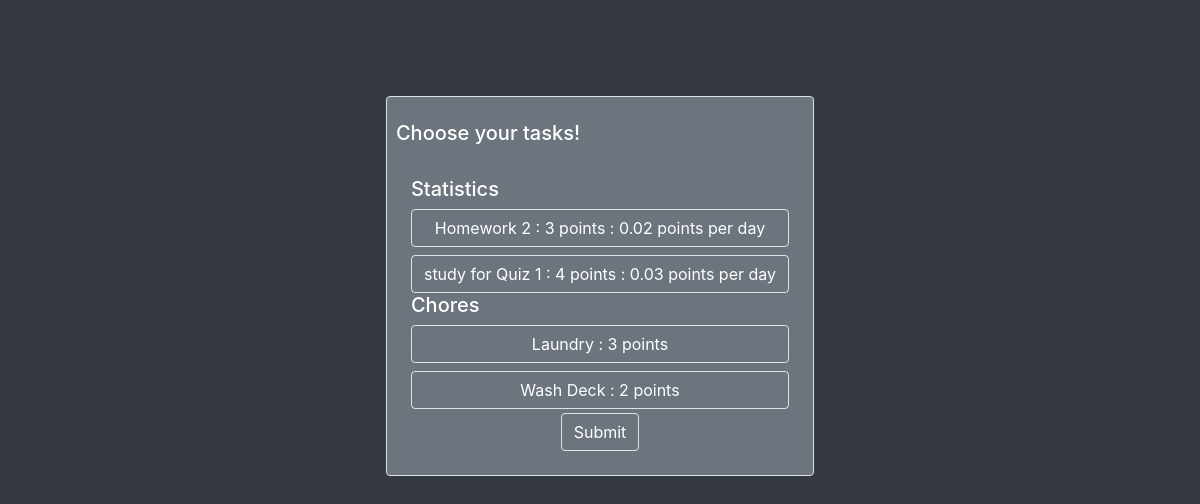
The page /boards/scrum/ (signed in) on the database its author committed.
### boards/models.py (models this page shows, shortened)
class Board(models.Model):
    name = models.CharField(max_length = 32)
    user = models.ForeignKey(User, on_delete = models.CASCADE,default = DEFAULT_BOARD_USER_ID)
    use_due_date = models.BooleanField(default = False)

class Task(models.Model):
    board = models.ForeignKey(Board, on_delete=models.CASCADE)
    name = models.CharField(max_length = 64)
    points = models.IntegerField(default = 0)
    due_date = models.DateField(blank = True, null = True)
    in_scrum = models.BooleanField(default = False)
    @property
    def ppd(self):
        if self.due_date == None:
            return None
        else:
            days_left = (date.today() - self.due_date).days
            if days_left > 0:
                return round(self.points / days_left, 2)
            else:
                return None

### boards/views.py (the view)
# urls.py: path('scrum/', views.scrum_view, name = 'scrum_view'),
@login_required
def scrum_view(request):
    user = request.user
    board_list = list(Board.objects.filter(user = user))
    boardmap = {}
    for board in board_list:
        boardmap[board] = list(Task.objects.filter(board = board))
    tasklist = []
    for tl in boardmap.values():
        tasklist.extend(tl)
    taskstring = ""
    for t in tasklist:
        taskstring = taskstring + str(t.id) + ","
    context = {
    'board_map' : boardmap,
    'task_string' : taskstring,
    'user' : user,
    'scrum_form' : ScrumForm(),
    }
    return render(request,'boards/scrum.html' , context)

### boards/templates/boards/scrum.html (shortened to what this page needs)
<!doctype html>
<html>
  <head>
    <link rel="stylesheet" href="https://stackpath.bootstrapcdn.com/bootstrap/4.5.2/css/bootstrap.min.css">
  </head>
  <body style = "background-color:#343a40">
    <div class = "container.fluid">
      <div class = "row my-4 mx-0">
        <div class = "col"></div>
        <div class = "col-med-6 bg-secondary border rounded text-center text-white p-4 justify-content-center">
          <div class = "row mb-4">
            <h5> Choose your tasks! </h5>
          </div>
          {% for board, task_list in board_map.items %}
              <div class = "row" style = "margin:auto">
                <h5>{{board.name}}</h5>
              </div>
              <div class = "btn-group-toggle" data-toggle = "buttons">
                {% for task in task_list %}
                <label class = "btn btn-secondary btn-block border" id = "tl_{{task.id}}">
                  {{task.name}} : {{task.points}} points {% if task.ppd %}: {{task.ppd}} points per day{% endif %}
                </label>
                {% endfor %}
            </div>
          {% endfor %}
            <form action = "/boards/scrum/submit/" onsubmit = "check_boxes('{{task_string}}')" id = "scrum_form", method = "post">
              <button type="submit" class="btn btn-secondary border mt-1" form = "scrum_form">Submit</button>
            </form>
          </div>
        <div class = "col"></div>
      </div>
    </div>
  </body>
</html>

### rows shown on the page
Board: name "Statistics"
Task: name "Homework 2", points "3", ppd "0.02"
Task: name "study for Quiz 1", points "4", ppd "0.03"
Board: name "Chores"
Task: name "Laundry", points "3"
Task: name "Wash Deck", points "2"
